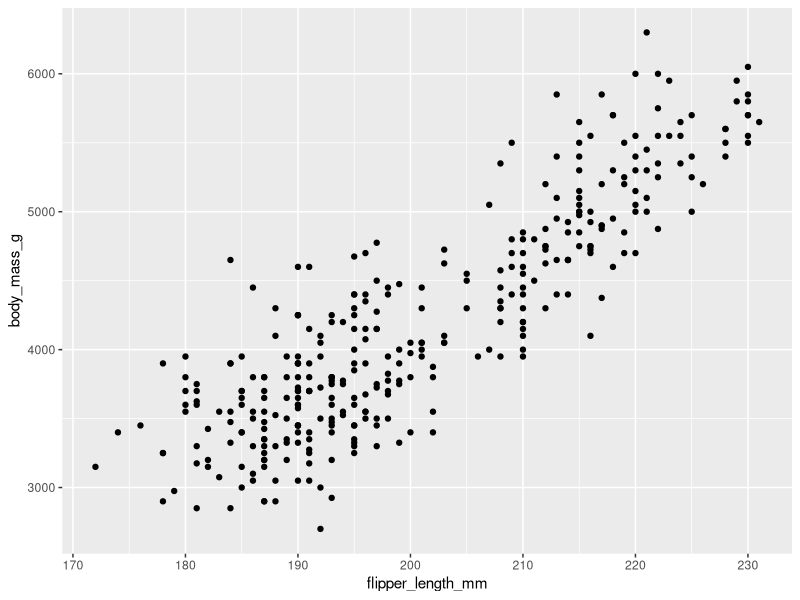
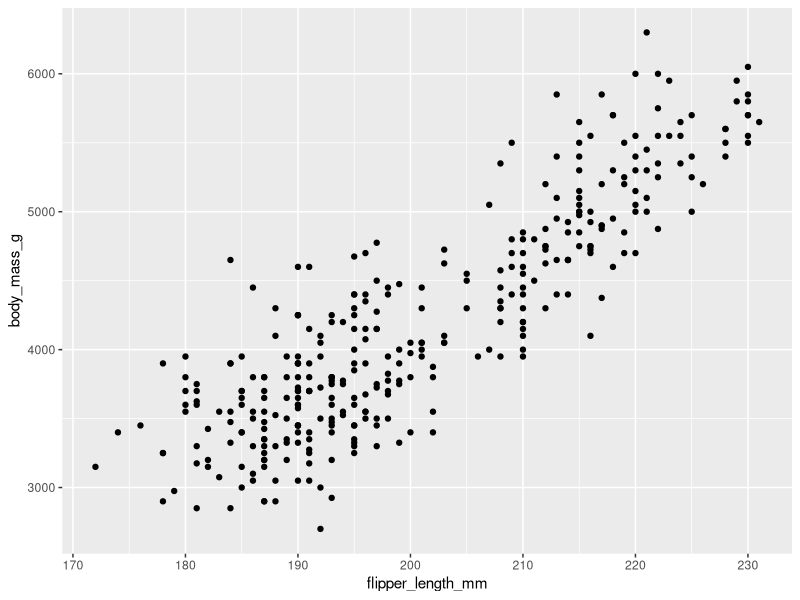
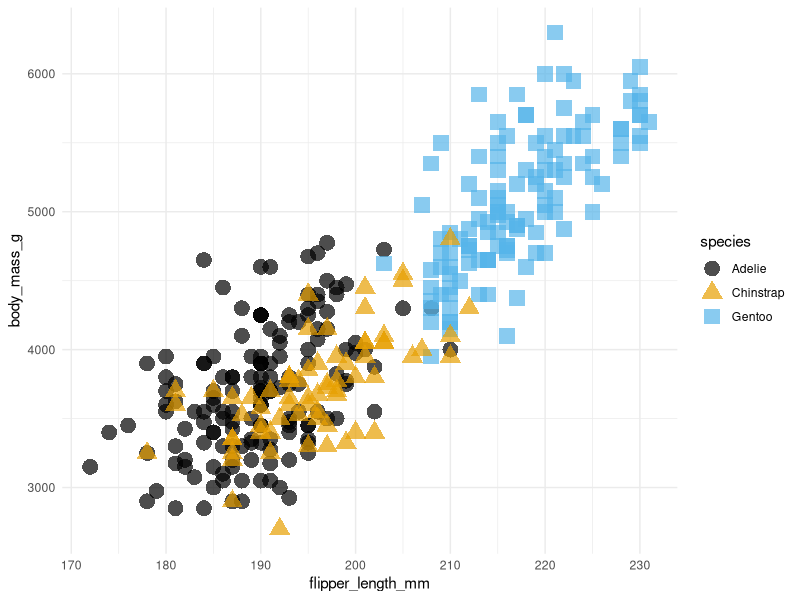
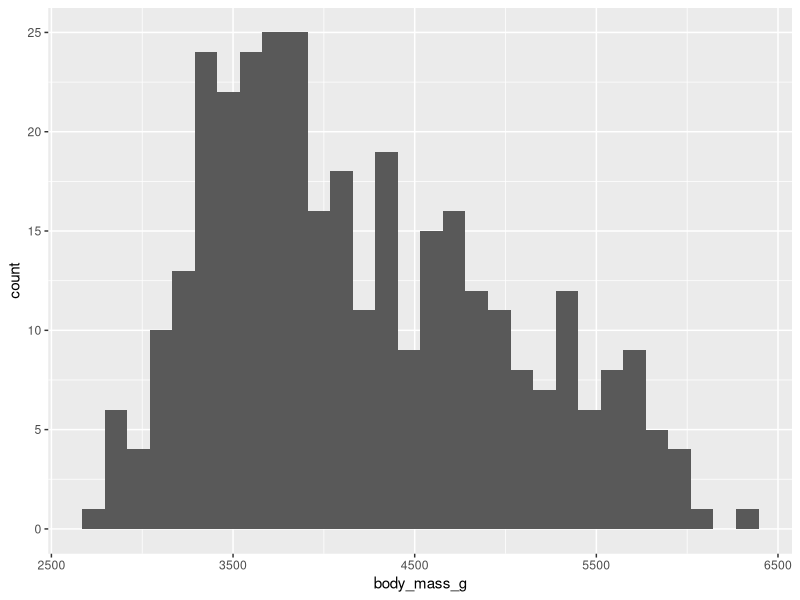
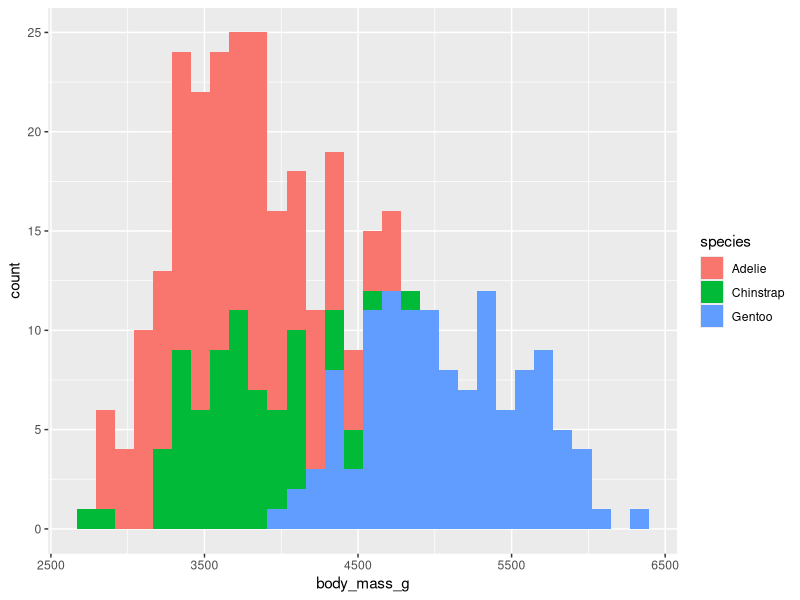
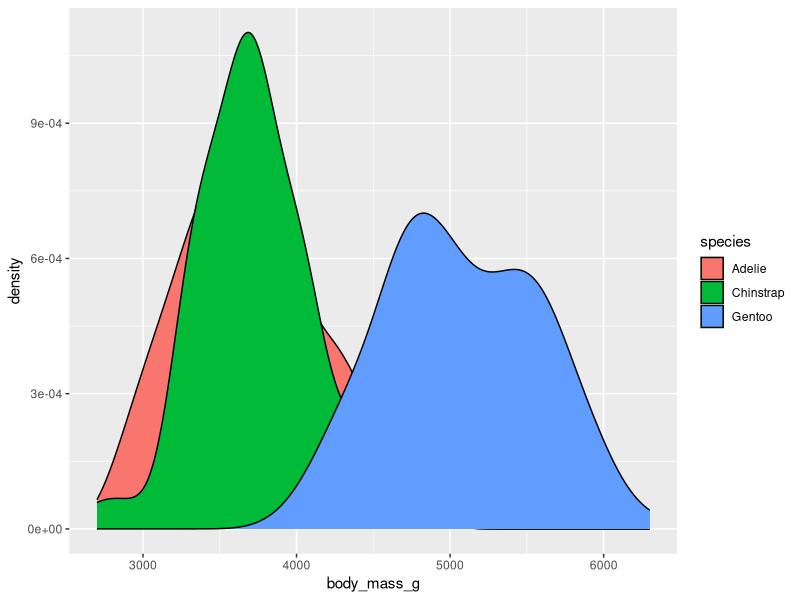
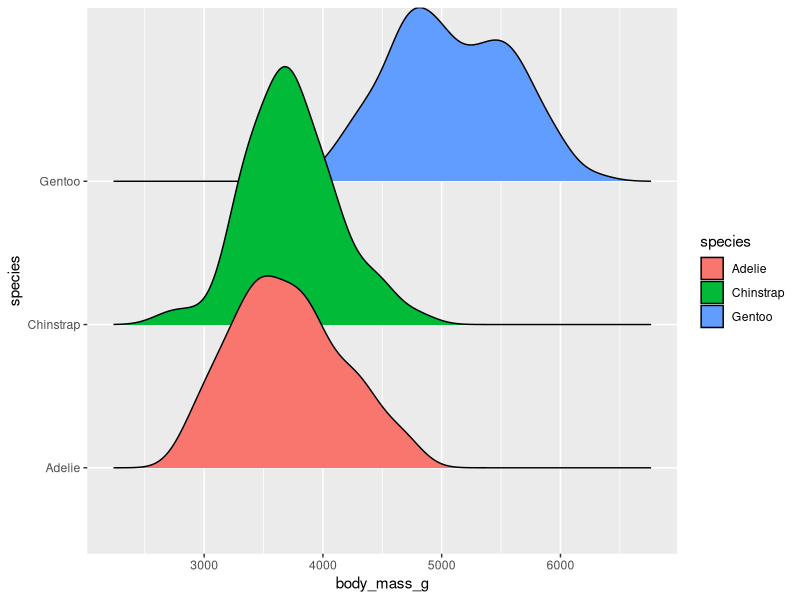

Write R code to recreate these figures, in order.
## ---- chunk 1
library(ggplot2)
library(ggthemes)
library(ggridges)
library(palmerpenguins)
## ---- chunk 2
head(penguins)
str(penguins)
## ---- chunk 3

## ---- chunk 4

## ---- chunk 5

## ---- chunk 6


## ---- chunk 7


## ---- chunk 8
ggplot(data = penguins,
       mapping = aes(x = flipper_length_mm,
                     y = body_mass_g)) +
  geom_point() 
## ---- chunk 9
ggplot(data = penguins,
       mapping = aes(x = flipper_length_mm,
                     y = body_mass_g)) +
  geom_point()
## ---- chunk 10

ggplot(data = penguins,
       mapping = aes(x = flipper_length_mm, 
                     y = body_mass_g, 
                     color = species,
                     shape = species)) +
  geom_point(size = 5, alpha = 0.7) +
  scale_color_colorblind() +
  theme_minimal()

## ---- chunk 11

## ---- chunk 12

## ---- chunk 13
ggplot(data = penguins,
       mapping = aes(x = body_mass_g)) +
  geom_histogram()
## ---- chunk 14
ggplot(data = penguins,
       mapping = aes(x = body_mass_g,
                     fill = species)) +
  geom_histogram()
## ---- chunk 15
ggplot(data = penguins,
       mapping = aes(x = body_mass_g,
                     fill = species)) +
  geom_density()
## ---- chunk 16
ggplot(data = penguins,
       mapping = aes(x = body_mass_g,
                     y = species,
                     fill = species)) +
  geom_density_ridges()
